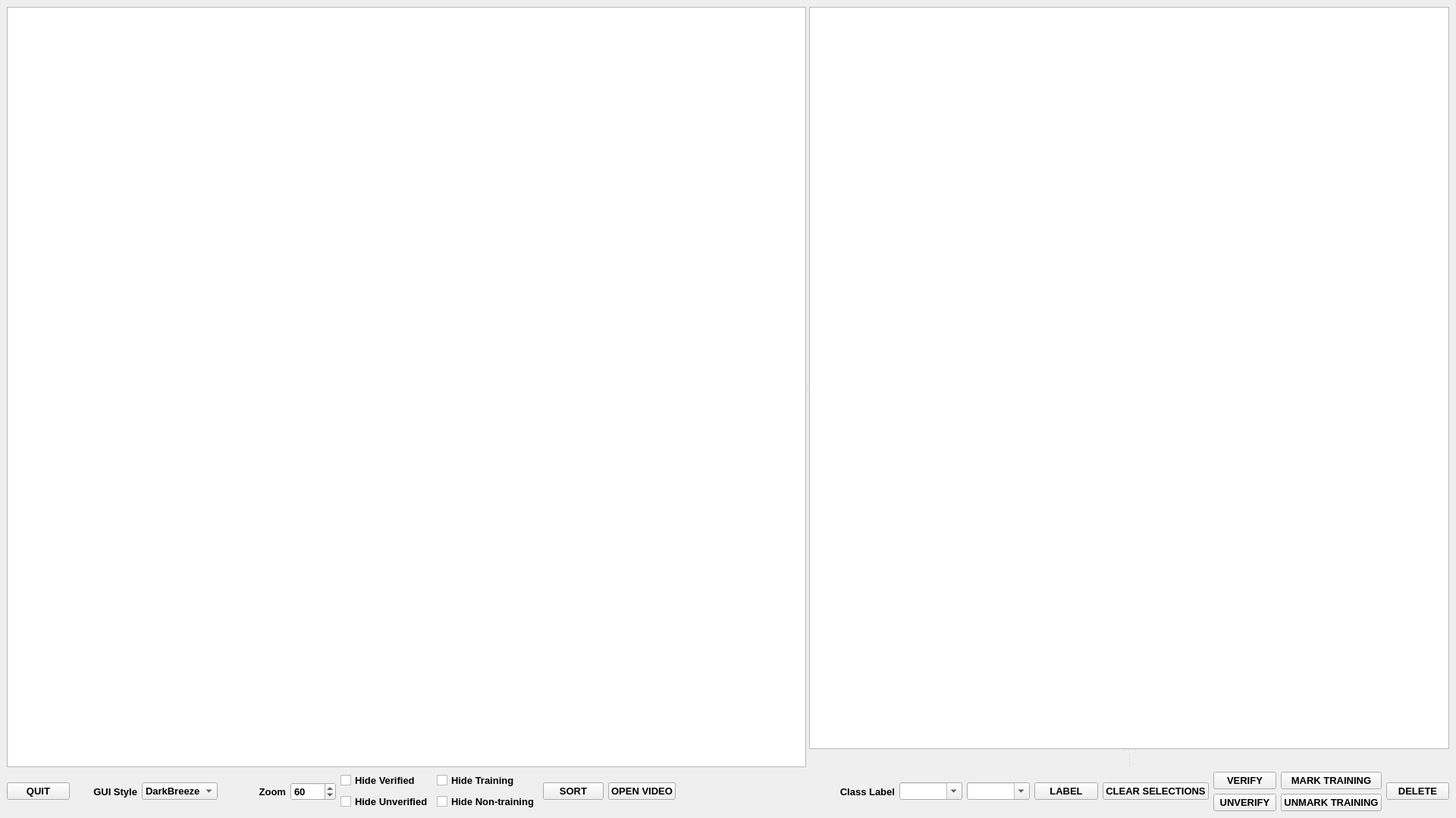
<?xml version="1.0" encoding="UTF-8"?>
<ui version="4.0">
  <class>MainWindow</class>
  <widget class="QMainWindow" name="MainWindow">
    <property name="geometry">
      <rect>
        <x>0</x>
        <y>0</y>
        <width>1920</width>
        <height>1079</height>
      </rect>
    </property>
    <property name="font">
      <font>
        <pointsize>8</pointsize>
        <weight>50</weight>
        <bold>false</bold>
      </font>
    </property>
    <property name="windowTitle">
      <string>MainWindow</string>
    </property>
    <widget class="QWidget" name="centralwidget">
      <layout class="QVBoxLayout" name="verticalLayout">
        <item>
          <widget class="QSplitter" name="splitter2">
            <property name="orientation">
              <enum>Qt::Horizontal</enum>
            </property>
            <widget class="QWidget">
              <layout class="QVBoxLayout" name="verticalLayout_3">
                <item>
                  <widget class="QGraphicsView" name="roiGraphicsView">
                    <property name="sizePolicy">
                      <sizepolicy hsizetype="Expanding" vsizetype="Expanding">
                        <horstretch>0</horstretch>
                        <verstretch>0</verstretch>
                      </sizepolicy>
                    </property>
                    <property name="minimumSize">
                      <size>
                        <width>320</width>
                        <height>0</height>
                      </size>
                    </property>
                    <property name="styleSheet">
                      <string notr="true"/>
                    </property>
                  </widget>
                </item>
              </layout>
            </widget>
            <widget class="QSplitter" name="splitter1">
              <property name="orientation">
                <enum>Qt::Vertical</enum>
              </property>
              <widget class="GraphicsView" name="roiDetailGraphicsView">
                <property name="maximumSize">
                  <size>
                    <width>16777215</width>
                    <height>16777215</height>
                  </size>
                </property>
                <property name="baseSize">
                  <size>
                    <width>0</width>
                    <height>800</height>
                  </size>
                </property>
                <property name="alignment">
                  <set>Qt::AlignCenter</set>
                </property>
              </widget>
              <widget class="QWidget" name="infoPanel">
                <layout class="QVBoxLayout" name="verticalLayout_2">
                  <item>
                    <widget class="QSplitter" name="splitter">
                      <property name="sizePolicy">
                        <sizepolicy hsizetype="Expanding" vsizetype="Expanding">
                          <horstretch>0</horstretch>
                          <verstretch>1</verstretch>
                        </sizepolicy>
                      </property>
                      <property name="orientation">
                        <enum>Qt::Horizontal</enum>
                      </property>
                      <widget class="QWidget" name="boundingBoxInfoTree">
                        <property name="sizePolicy">
                          <sizepolicy hsizetype="Expanding" vsizetype="Expanding">
                            <horstretch>1</horstretch>
                            <verstretch>0</verstretch>
                          </sizepolicy>
                        </property>
                        <property name="font">
                          <font>
                            <pointsize>12</pointsize>
                            <weight>50</weight>
                            <bold>false</bold>
                          </font>
                        </property>
                      </widget>
                      <widget class="QWidget" name="imageInfoTree">
                        <property name="sizePolicy">
                          <sizepolicy hsizetype="Expanding" vsizetype="Expanding">
                            <horstretch>1</horstretch>
                            <verstretch>0</verstretch>
                          </sizepolicy>
                        </property>
                        <property name="font">
                          <font>
                            <pointsize>12</pointsize>
                            <weight>50</weight>
                            <bold>false</bold>
                          </font>
                        </property>
                      </widget>
                    </widget>
                  </item>
                </layout>
              </widget>
            </widget>
          </widget>
        </item>
        <item>
          <layout class="QHBoxLayout" name="horizontalLayout_2">
            <item>
              <widget class="QPushButton" name="quitButton">
                <property name="font">
                  <font>
                    <pointsize>10</pointsize>
                    <weight>75</weight>
                    <bold>true</bold>
                  </font>
                </property>
                <property name="text">
                  <string>QUIT</string>
                </property>
              </widget>
            </item>
            <item>
              <widget class="QLabel" name="label_3">
                <property name="font">
                  <font>
                    <pointsize>10</pointsize>
                    <weight>75</weight>
                    <bold>true</bold>
                  </font>
                </property>
                <property name="text">
                  <string>GUI Style</string>
                </property>
                <property name="alignment">
                  <set>Qt::AlignRight|Qt::AlignTrailing|Qt::AlignVCenter</set>
                </property>
              </widget>
            </item>
            <item>
              <widget class="QComboBox" name="styleComboBox">
                <property name="font">
                  <font>
                    <pointsize>10</pointsize>
                    <weight>75</weight>
                    <bold>true</bold>
                  </font>
                </property>
                <item>
                  <property name="text">
                    <string>DarkBreeze</string>
                  </property>
                </item>
                <item>
                  <property name="text">
                    <string>DarkStyle</string>
                  </property>
                </item>
                <item>
                  <property name="text">
                    <string>Default</string>
                  </property>
                </item>
              </widget>
            </item>
            <item>
              <widget class="QLabel" name="Zoom">
                <property name="font">
                  <font>
                    <pointsize>10</pointsize>
                    <weight>75</weight>
                    <bold>true</bold>
                  </font>
                </property>
                <property name="text">
                  <string>Zoom</string>
                </property>
                <property name="alignment">
                  <set>Qt::AlignRight|Qt::AlignTrailing|Qt::AlignVCenter</set>
                </property>
              </widget>
            </item>
            <item>
              <widget class="QSpinBox" name="zoomSpinBox">
                <property name="maximumSize">
                  <size>
                    <width>60</width>
                    <height>16777215</height>
                  </size>
                </property>
                <property name="font">
                  <font>
                    <pointsize>10</pointsize>
                    <weight>75</weight>
                    <bold>true</bold>
                  </font>
                </property>
                <property name="minimum">
                  <number>20</number>
                </property>
                <property name="maximum">
                  <number>200</number>
                </property>
                <property name="singleStep">
                  <number>10</number>
                </property>
                <property name="value">
                  <number>60</number>
                </property>
              </widget>
            </item>
            <item>
              <layout class="QHBoxLayout" name="horizontalLayout">
                <item>
                  <layout class="QVBoxLayout" name="labeledCheckboxesLayout">
                    <item>
                      <widget class="QCheckBox" name="hideLabeled">
                        <property name="font">
                          <font>
                            <pointsize>10</pointsize>
                            <weight>75</weight>
                            <bold>true</bold>
                          </font>
                        </property>
                        <property name="text">
                          <string>Hide Verified</string>
                        </property>
                        <property name="checked">
                          <bool>false</bool>
                        </property>
                      </widget>
                    </item>
                    <item>
                      <widget class="QCheckBox" name="hideUnlabeled">
                        <property name="font">
                          <font>
                            <pointsize>10</pointsize>
                            <weight>75</weight>
                            <bold>true</bold>
                          </font>
                        </property>
                        <property name="text">
                          <string>Hide Unverified</string>
                        </property>
                        <property name="checked">
                          <bool>false</bool>
                        </property>
                      </widget>
                    </item>
                  </layout>
                </item>
                <item>
                  <layout class="QVBoxLayout" name="trainingCheckboxesLayout">
                    <item>
                      <widget class="QCheckBox" name="hideTraining">
                        <property name="font">
                          <font>
                            <pointsize>10</pointsize>
                            <weight>75</weight>
                            <bold>true</bold>
                          </font>
                        </property>
                        <property name="text">
                          <string>Hide Training</string>
                        </property>
                        <property name="checked">
                          <bool>false</bool>
                        </property>
                      </widget>
                    </item>
                    <item>
                      <widget class="QCheckBox" name="hideNontraining">
                        <property name="font">
                          <font>
                            <pointsize>10</pointsize>
                            <weight>75</weight>
                            <bold>true</bold>
                          </font>
                        </property>
                        <property name="text">
                          <string>Hide Non-training</string>
                        </property>
                        <property name="checked">
                          <bool>false</bool>
                        </property>
                      </widget>
                    </item>
                  </layout>
                </item>
                <item>
                  <widget class="QPushButton" name="sortButton">
                    <property name="font">
                      <font>
                        <pointsize>10</pointsize>
                        <weight>75</weight>
                        <bold>true</bold>
                      </font>
                    </property>
                    <property name="text">
                      <string>SORT</string>
                    </property>
                  </widget>
                </item>
                <item>
                  <widget class="QPushButton" name="openVideo">
                    <property name="font">
                      <font>
                        <pointsize>10</pointsize>
                        <weight>75</weight>
                        <bold>true</bold>
                      </font>
                    </property>
                    <property name="toolTip">
                      <string>Open the relevant video in a web browser, if available (Ctrl-V)</string>
                    </property>
                    <property name="text">
                      <string>OPEN VIDEO</string>
                    </property>
                    <property name="shortcut">
                      <string>Ctrl+V</string>
                    </property>
                  </widget>
                </item>
              </layout>
            </item>
            <item>
              <spacer name="horizontalSpacer">
                <property name="orientation">
                  <enum>Qt::Horizontal</enum>
                </property>
                <property name="sizeType">
                  <enum>QSizePolicy::Maximum</enum>
                </property>
                <property name="sizeHint" stdset="0">
                  <size>
                    <width>200</width>
                    <height>20</height>
                  </size>
                </property>
              </spacer>
            </item>
            <item>
              <widget class="QLabel" name="label">
                <property name="font">
                  <font>
                    <pointsize>10</pointsize>
                    <weight>75</weight>
                    <bold>true</bold>
                  </font>
                </property>
                <property name="text">
                  <string>Class Label</string>
                </property>
                <property name="alignment">
                  <set>Qt::AlignRight|Qt::AlignTrailing|Qt::AlignVCenter</set>
                </property>
              </widget>
            </item>
            <item>
              <widget class="QComboBox" name="labelComboBox">
                <property name="font">
                  <font>
                    <pointsize>10</pointsize>
                    <weight>75</weight>
                    <bold>true</bold>
                  </font>
                </property>
                <property name="toolTip">
                  <string>The concept label to apply to annotations</string>
                </property>
                <property name="editable">
                  <bool>true</bool>
                </property>
              </widget>
            </item>
            <item>
              <widget class="QComboBox" name="partComboBox">
                <property name="font">
                  <font>
                    <pointsize>10</pointsize>
                    <weight>75</weight>
                    <bold>true</bold>
                  </font>
                </property>
                <property name="toolTip">
                  <string>The part label to apply to annotations</string>
                </property>
                <property name="editable">
                  <bool>true</bool>
                </property>
              </widget>
            </item>
            <item>
              <widget class="QPushButton" name="labelSelectedButton">
                <property name="font">
                  <font>
                    <pointsize>10</pointsize>
                    <weight>75</weight>
                    <bold>true</bold>
                  </font>
                </property>
                <property name="toolTip">
                  <string>Apply concept and part labels to selected localizations</string>
                </property>
                <property name="text">
                  <string>LABEL</string>
                </property>
              </widget>
            </item>
            <item>
              <widget class="QPushButton" name="clearSelections">
                <property name="font">
                  <font>
                    <pointsize>10</pointsize>
                    <weight>75</weight>
                    <bold>true</bold>
                  </font>
                </property>
                <property name="toolTip">
                  <string>Clear all current selections</string>
                </property>
                <property name="text">
                  <string>CLEAR SELECTIONS</string>
                </property>
                <property name="shortcut">
                  <string>Ctrl+C</string>
                </property>
              </widget>
            </item>
            <item>
              <layout class="QVBoxLayout" name="verificationButtonsLayout">
                <item>
                  <widget class="QPushButton" name="verifySelectedButton">
                    <property name="font">
                      <font>
                        <pointsize>10</pointsize>
                        <weight>75</weight>
                        <bold>true</bold>
                      </font>
                    </property>
                    <property name="toolTip">
                      <string>Verify selected localizations</string>
                    </property>
                    <property name="text">
                      <string>VERIFY</string>
                    </property>
                  </widget>
                </item>
                <item>
                  <widget class="QPushButton" name="unverifySelectedButton">
                    <property name="font">
                      <font>
                        <pointsize>10</pointsize>
                        <weight>75</weight>
                        <bold>true</bold>
                      </font>
                    </property>
                    <property name="toolTip">
                      <string>Unverify selected localizations</string>
                    </property>
                    <property name="text">
                      <string>UNVERIFY</string>
                    </property>
                  </widget>
                </item>
              </layout>
            </item>
            <item>
              <layout class="QVBoxLayout" name="markTrainingButtonsLayout">
                <item>
                  <widget class="QPushButton" name="markTrainingSelectedButton">
                    <property name="font">
                      <font>
                        <pointsize>10</pointsize>
                        <weight>75</weight>
                        <bold>true</bold>
                      </font>
                    </property>
                    <property name="toolTip">
                      <string>Mark selected localizations for training</string>
                    </property>
                    <property name="text">
                      <string>MARK TRAINING</string>
                    </property>
                  </widget>
                </item>
                <item>
                  <widget class="QPushButton" name="unmarkTrainingSelectedButton">
                    <property name="font">
                      <font>
                        <pointsize>10</pointsize>
                        <weight>75</weight>
                        <bold>true</bold>
                      </font>
                    </property>
                    <property name="toolTip">
                      <string>Unmark selected localizations for training</string>
                    </property>
                    <property name="text">
                      <string>UNMARK TRAINING</string>
                    </property>
                  </widget>
                </item>
              </layout>
            </item>
            <item>
              <widget class="QPushButton" name="discardButton">
                <property name="font">
                  <font>
                    <pointsize>10</pointsize>
                    <weight>75</weight>
                    <bold>true</bold>
                  </font>
                </property>
                <property name="toolTip">
                  <string>Delete selected localizations</string>
                </property>
                <property name="text">
                  <string>DELETE</string>
                </property>
              </widget>
            </item>
          </layout>
        </item>
      </layout>
    </widget>
    <widget class="QMenuBar" name="menuBar">
      <property name="geometry">
        <rect>
          <x>0</x>
          <y>0</y>
          <width>1920</width>
          <height>19</height>
        </rect>
      </property>
    </widget>
  </widget>
  <customwidgets>
    <customwidget>
      <class>GraphicsView</class>
      <extends>QGraphicsView</extends>
      <header>pyqtgraph</header>
    </customwidget>
  </customwidgets>
  <resources/>
  <connections>
    <connection>
      <sender>quitButton</sender>
      <signal>pressed()</signal>
      <receiver>MainWindow</receiver>
      <slot>close()</slot>
      <hints>
        <hint type="sourcelabel">
          <x>563</x>
          <y>861</y>
        </hint>
        <hint type="destinationlabel">
          <x>563</x>
          <y>450</y>
        </hint>
      </hints>
    </connection>
  </connections>
</ui>
